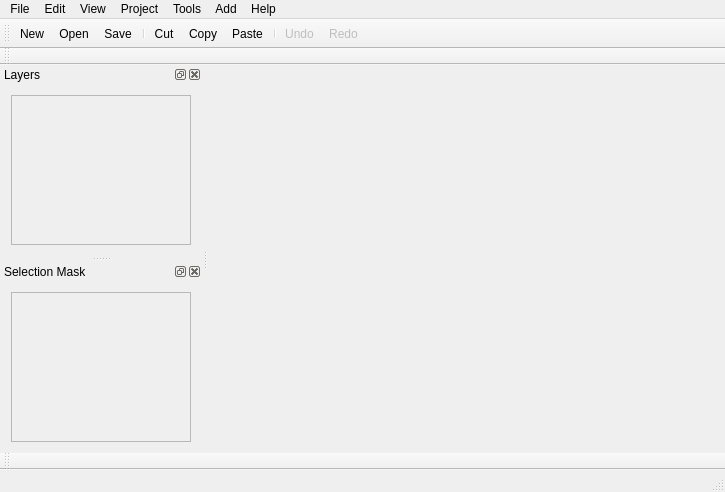
<?xml version="1.0" encoding="UTF-8"?>
<ui version="4.0">
 <class>MainWindowClass</class>
 <widget class="QMainWindow" name="MainWindowClass">
  <property name="geometry">
   <rect>
    <x>0</x>
    <y>0</y>
    <width>725</width>
    <height>492</height>
   </rect>
  </property>
  <property name="dockNestingEnabled">
   <bool>true</bool>
  </property>
  <property name="dockOptions">
   <set>QMainWindow::AllowNestedDocks|QMainWindow::AllowTabbedDocks|QMainWindow::AnimatedDocks|QMainWindow::VerticalTabs</set>
  </property>
  <widget class="QWidget" name="centralWidget"/>
  <widget class="QMenuBar" name="menuBar">
   <property name="geometry">
    <rect>
     <x>0</x>
     <y>0</y>
     <width>725</width>
     <height>25</height>
    </rect>
   </property>
   <widget class="QMenu" name="menuFile">
    <property name="title">
     <string>File</string>
    </property>
    <addaction name="actionNew"/>
    <addaction name="actionOpen"/>
    <addaction name="actionSave"/>
    <addaction name="actionSave_as"/>
    <addaction name="actionClose"/>
    <addaction name="separator"/>
    <addaction name="actionLoad_Library"/>
    <addaction name="actionSave_Library"/>
    <addaction name="actionConvert_Library"/>
    <addaction name="separator"/>
    <addaction name="actionGenerate_CAM_Files"/>
    <addaction name="actionGenerate_Report_File"/>
    <addaction name="separator"/>
    <addaction name="actionOpen_Footprint_Editor"/>
    <addaction name="separator"/>
    <addaction name="actionE_xit"/>
   </widget>
   <widget class="QMenu" name="menuEdit">
    <property name="title">
     <string>Edit</string>
    </property>
    <addaction name="action_Undo"/>
    <addaction name="action_Redo"/>
    <addaction name="separator"/>
    <addaction name="actionCut"/>
    <addaction name="actionCopy"/>
    <addaction name="actionPaste"/>
    <addaction name="separator"/>
    <addaction name="actionSave_Group_to_File"/>
    <addaction name="actionPaste_Group_from_File"/>
   </widget>
   <widget class="QMenu" name="menuView">
    <property name="title">
     <string>View</string>
    </property>
    <addaction name="actionShow_all"/>
    <addaction name="actionShow_board_outline"/>
    <addaction name="actionShow_part"/>
    <addaction name="separator"/>
    <addaction name="actionLayers"/>
    <addaction name="separator"/>
    <addaction name="actionShow_Log"/>
   </widget>
   <widget class="QMenu" name="menuProject">
    <property name="title">
     <string>Project</string>
    </property>
    <addaction name="actionOptions"/>
    <addaction name="actionParts"/>
    <addaction name="actionNets"/>
   </widget>
   <widget class="QMenu" name="menuTools">
    <property name="title">
     <string>Tools</string>
    </property>
    <addaction name="actionMove_Origin"/>
    <addaction name="separator"/>
    <addaction name="actionFootprint_Wizard"/>
    <addaction name="actionFootprint_Editor"/>
    <addaction name="separator"/>
    <addaction name="actionCheck_parts_and_nets"/>
    <addaction name="actionCheck_connectivity"/>
    <addaction name="actionCheck_traces"/>
    <addaction name="actionCheck_copper_areas"/>
    <addaction name="separator"/>
    <addaction name="actionDesign_Rule_Check"/>
    <addaction name="actionRepeat_DRC"/>
    <addaction name="actionClear_DRC_errors"/>
    <addaction name="separator"/>
   </widget>
   <widget class="QMenu" name="menuAdd">
    <property name="title">
     <string>Add</string>
    </property>
    <addaction name="actionBoard_outline"/>
    <addaction name="actionPart"/>
    <addaction name="actionNet"/>
    <addaction name="actionCopper_area"/>
    <addaction name="actionText"/>
    <addaction name="actionSolder_mask_cutout"/>
   </widget>
   <widget class="QMenu" name="menuHelp">
    <property name="title">
     <string>Help</string>
    </property>
    <addaction name="actionUser_Guide"/>
    <addaction name="separator"/>
    <addaction name="actionKeyboard_shortcuts"/>
    <addaction name="actionAbout"/>
   </widget>
   <addaction name="menuFile"/>
   <addaction name="menuEdit"/>
   <addaction name="menuView"/>
   <addaction name="menuProject"/>
   <addaction name="menuTools"/>
   <addaction name="menuAdd"/>
   <addaction name="menuHelp"/>
  </widget>
  <widget class="QToolBar" name="mainToolBar">
   <property name="sizePolicy">
    <sizepolicy hsizetype="Preferred" vsizetype="Fixed">
     <horstretch>0</horstretch>
     <verstretch>0</verstretch>
    </sizepolicy>
   </property>
   <property name="minimumSize">
    <size>
     <width>0</width>
     <height>0</height>
    </size>
   </property>
   <property name="baseSize">
    <size>
     <width>0</width>
     <height>0</height>
    </size>
   </property>
   <property name="windowTitle">
    <string>Standard</string>
   </property>
   <property name="iconSize">
    <size>
     <width>22</width>
     <height>22</height>
    </size>
   </property>
   <property name="toolButtonStyle">
    <enum>Qt::ToolButtonIconOnly</enum>
   </property>
   <property name="floatable">
    <bool>true</bool>
   </property>
   <attribute name="toolBarArea">
    <enum>TopToolBarArea</enum>
   </attribute>
   <attribute name="toolBarBreak">
    <bool>false</bool>
   </attribute>
   <addaction name="actionNew"/>
   <addaction name="actionOpen"/>
   <addaction name="actionSave"/>
   <addaction name="separator"/>
   <addaction name="actionCut"/>
   <addaction name="actionCopy"/>
   <addaction name="actionPaste"/>
   <addaction name="separator"/>
   <addaction name="action_Undo"/>
   <addaction name="action_Redo"/>
  </widget>
  <widget class="QStatusBar" name="statusbar">
   <property name="sizeGripEnabled">
    <bool>true</bool>
   </property>
  </widget>
  <widget class="QToolBar" name="gridToolbar">
   <property name="windowTitle">
    <string>Grid Controls</string>
   </property>
   <property name="allowedAreas">
    <set>Qt::BottomToolBarArea|Qt::TopToolBarArea</set>
   </property>
   <property name="floatable">
    <bool>false</bool>
   </property>
   <attribute name="toolBarArea">
    <enum>TopToolBarArea</enum>
   </attribute>
   <attribute name="toolBarBreak">
    <bool>true</bool>
   </attribute>
  </widget>
  <widget class="QToolBar" name="actionToolbar">
   <property name="windowTitle">
    <string>Actions</string>
   </property>
   <attribute name="toolBarArea">
    <enum>BottomToolBarArea</enum>
   </attribute>
   <attribute name="toolBarBreak">
    <bool>false</bool>
   </attribute>
  </widget>
  <widget class="QDockWidget" name="layerDock">
   <property name="sizePolicy">
    <sizepolicy hsizetype="Preferred" vsizetype="Preferred">
     <horstretch>0</horstretch>
     <verstretch>0</verstretch>
    </sizepolicy>
   </property>
   <property name="minimumSize">
    <size>
     <width>198</width>
     <height>127</height>
    </size>
   </property>
   <property name="allowedAreas">
    <set>Qt::LeftDockWidgetArea|Qt::RightDockWidgetArea</set>
   </property>
   <property name="windowTitle">
    <string>Layers</string>
   </property>
   <attribute name="dockWidgetArea">
    <number>1</number>
   </attribute>
   <widget class="QWidget" name="dockWidgetContents_2">
    <property name="sizePolicy">
     <sizepolicy hsizetype="Preferred" vsizetype="Preferred">
      <horstretch>0</horstretch>
      <verstretch>0</verstretch>
     </sizepolicy>
    </property>
    <layout class="QVBoxLayout" name="verticalLayout">
     <item>
      <widget class="QScrollArea" name="layerScrollArea">
       <property name="sizePolicy">
        <sizepolicy hsizetype="Preferred" vsizetype="Preferred">
         <horstretch>0</horstretch>
         <verstretch>0</verstretch>
        </sizepolicy>
       </property>
       <property name="minimumSize">
        <size>
         <width>180</width>
         <height>0</height>
        </size>
       </property>
       <property name="widgetResizable">
        <bool>true</bool>
       </property>
       <property name="alignment">
        <set>Qt::AlignLeading|Qt::AlignLeft|Qt::AlignTop</set>
       </property>
       <widget class="QWidget" name="scrollAreaWidgetContents">
        <property name="geometry">
         <rect>
          <x>0</x>
          <y>0</y>
          <width>178</width>
          <height>151</height>
         </rect>
        </property>
       </widget>
      </widget>
     </item>
    </layout>
   </widget>
  </widget>
  <widget class="QDockWidget" name="selMaskDock">
   <property name="sizePolicy">
    <sizepolicy hsizetype="Preferred" vsizetype="Expanding">
     <horstretch>0</horstretch>
     <verstretch>0</verstretch>
    </sizepolicy>
   </property>
   <property name="minimumSize">
    <size>
     <width>168</width>
     <height>127</height>
    </size>
   </property>
   <property name="floating">
    <bool>false</bool>
   </property>
   <property name="features">
    <set>QDockWidget::AllDockWidgetFeatures</set>
   </property>
   <property name="allowedAreas">
    <set>Qt::LeftDockWidgetArea|Qt::RightDockWidgetArea</set>
   </property>
   <property name="windowTitle">
    <string>Selection Mask</string>
   </property>
   <attribute name="dockWidgetArea">
    <number>1</number>
   </attribute>
   <widget class="QWidget" name="dockWidgetContents">
    <property name="sizePolicy">
     <sizepolicy hsizetype="Preferred" vsizetype="Preferred">
      <horstretch>0</horstretch>
      <verstretch>0</verstretch>
     </sizepolicy>
    </property>
    <layout class="QVBoxLayout" name="verticalLayout_2">
     <item>
      <widget class="QScrollArea" name="selMaskScrollArea">
       <property name="sizePolicy">
        <sizepolicy hsizetype="Preferred" vsizetype="Preferred">
         <horstretch>0</horstretch>
         <verstretch>0</verstretch>
        </sizepolicy>
       </property>
       <property name="minimumSize">
        <size>
         <width>150</width>
         <height>0</height>
        </size>
       </property>
       <property name="widgetResizable">
        <bool>true</bool>
       </property>
       <property name="alignment">
        <set>Qt::AlignLeading|Qt::AlignLeft|Qt::AlignTop</set>
       </property>
       <widget class="QWidget" name="scrollAreaWidgetContents_2">
        <property name="geometry">
         <rect>
          <x>0</x>
          <y>0</y>
          <width>178</width>
          <height>139</height>
         </rect>
        </property>
       </widget>
      </widget>
     </item>
    </layout>
   </widget>
  </widget>
  <action name="actionNew">
   <property name="icon">
    <iconset resource="qtfreepcb.qrc">
     <normaloff>:/Resources/tango-icons/22x22/actions/document-new.png</normaloff>:/Resources/tango-icons/22x22/actions/document-new.png</iconset>
   </property>
   <property name="text">
    <string>&amp;New</string>
   </property>
  </action>
  <action name="actionOpen">
   <property name="icon">
    <iconset resource="qtfreepcb.qrc">
     <normaloff>:/Resources/tango-icons/22x22/actions/document-open.png</normaloff>:/Resources/tango-icons/22x22/actions/document-open.png</iconset>
   </property>
   <property name="text">
    <string>&amp;Open...</string>
   </property>
  </action>
  <action name="actionSave">
   <property name="icon">
    <iconset resource="qtfreepcb.qrc">
     <normaloff>:/Resources/tango-icons/22x22/actions/document-save.png</normaloff>:/Resources/tango-icons/22x22/actions/document-save.png</iconset>
   </property>
   <property name="text">
    <string>&amp;Save</string>
   </property>
  </action>
  <action name="actionSave_as">
   <property name="icon">
    <iconset resource="qtfreepcb.qrc">
     <normaloff>:/Resources/tango-icons/22x22/actions/document-save-as.png</normaloff>:/Resources/tango-icons/22x22/actions/document-save-as.png</iconset>
   </property>
   <property name="text">
    <string>Save &amp;As...</string>
   </property>
  </action>
  <action name="actionClose">
   <property name="text">
    <string>Close</string>
   </property>
  </action>
  <action name="actionLoad_Library">
   <property name="text">
    <string>Load Library...</string>
   </property>
  </action>
  <action name="actionSave_Library">
   <property name="text">
    <string>Save Library...</string>
   </property>
  </action>
  <action name="actionConvert_Library">
   <property name="text">
    <string>Convert Library...</string>
   </property>
  </action>
  <action name="actionGenerate_CAM_Files">
   <property name="text">
    <string>Generate CAM files...</string>
   </property>
  </action>
  <action name="actionGenerate_Report_File">
   <property name="text">
    <string>Generate report file...</string>
   </property>
  </action>
  <action name="actionOpen_Footprint_Editor">
   <property name="text">
    <string>Open Footprint Editor...</string>
   </property>
  </action>
  <action name="actionE_xit">
   <property name="text">
    <string>E&amp;xit</string>
   </property>
  </action>
  <action name="action_Undo">
   <property name="enabled">
    <bool>false</bool>
   </property>
   <property name="icon">
    <iconset resource="qtfreepcb.qrc">
     <normaloff>:/Resources/tango-icons/22x22/actions/edit-undo.png</normaloff>:/Resources/tango-icons/22x22/actions/edit-undo.png</iconset>
   </property>
   <property name="text">
    <string>&amp;Undo</string>
   </property>
   <property name="shortcut">
    <string>Ctrl+Z</string>
   </property>
  </action>
  <action name="action_Redo">
   <property name="enabled">
    <bool>false</bool>
   </property>
   <property name="icon">
    <iconset resource="qtfreepcb.qrc">
     <normaloff>:/Resources/tango-icons/22x22/actions/edit-redo.png</normaloff>:/Resources/tango-icons/22x22/actions/edit-redo.png</iconset>
   </property>
   <property name="text">
    <string>&amp;Redo</string>
   </property>
   <property name="shortcut">
    <string>Ctrl+R</string>
   </property>
  </action>
  <action name="actionCut">
   <property name="icon">
    <iconset resource="qtfreepcb.qrc">
     <normaloff>:/Resources/tango-icons/22x22/actions/edit-cut.png</normaloff>:/Resources/tango-icons/22x22/actions/edit-cut.png</iconset>
   </property>
   <property name="text">
    <string>Cut</string>
   </property>
  </action>
  <action name="actionCopy">
   <property name="icon">
    <iconset resource="qtfreepcb.qrc">
     <normaloff>:/Resources/tango-icons/22x22/actions/edit-copy.png</normaloff>:/Resources/tango-icons/22x22/actions/edit-copy.png</iconset>
   </property>
   <property name="text">
    <string>Copy</string>
   </property>
  </action>
  <action name="actionPaste">
   <property name="icon">
    <iconset resource="qtfreepcb.qrc">
     <normaloff>:/Resources/tango-icons/22x22/actions/edit-paste.png</normaloff>:/Resources/tango-icons/22x22/actions/edit-paste.png</iconset>
   </property>
   <property name="text">
    <string>Paste</string>
   </property>
  </action>
  <action name="actionSave_Group_to_File">
   <property name="text">
    <string>Save Group to File...</string>
   </property>
  </action>
  <action name="actionPaste_Group_from_File">
   <property name="text">
    <string>Paste Group from File...</string>
   </property>
  </action>
  <action name="actionShow_board_outline">
   <property name="text">
    <string>Show board outline</string>
   </property>
  </action>
  <action name="actionShow_part">
   <property name="text">
    <string>Show part...</string>
   </property>
  </action>
  <action name="actionShow_all">
   <property name="text">
    <string>Show all</string>
   </property>
  </action>
  <action name="actionLayers">
   <property name="text">
    <string>Layers...</string>
   </property>
  </action>
  <action name="actionShow_Log">
   <property name="text">
    <string>Show Log...</string>
   </property>
  </action>
  <action name="actionOptions">
   <property name="icon">
    <iconset>
     <normaloff>:/QtFreePCB/Resources/tango-icons/22x22/actions/document-properties.png</normaloff>:/QtFreePCB/Resources/tango-icons/22x22/actions/document-properties.png</iconset>
   </property>
   <property name="text">
    <string>Options...</string>
   </property>
  </action>
  <action name="actionParts">
   <property name="text">
    <string>Parts...</string>
   </property>
  </action>
  <action name="actionNets">
   <property name="text">
    <string>Nets...</string>
   </property>
  </action>
  <action name="actionCombine_Nets">
   <property name="text">
    <string>Combine Nets...</string>
   </property>
  </action>
  <action name="actionMove_Origin">
   <property name="text">
    <string>Move origin</string>
   </property>
  </action>
  <action name="actionFootprint_Wizard">
   <property name="text">
    <string>Footprint Wizard</string>
   </property>
  </action>
  <action name="actionFootprint_Editor">
   <property name="text">
    <string>Footprint Editor...</string>
   </property>
  </action>
  <action name="actionCheck_parts_and_nets">
   <property name="text">
    <string>Check parts and nets</string>
   </property>
  </action>
  <action name="actionCheck_connectivity">
   <property name="text">
    <string>Check connectivity</string>
   </property>
  </action>
  <action name="actionCheck_traces">
   <property name="text">
    <string>Check traces</string>
   </property>
  </action>
  <action name="actionCheck_copper_areas">
   <property name="text">
    <string>Check copper areas</string>
   </property>
  </action>
  <action name="actionDesign_Rule_Check">
   <property name="text">
    <string>Design Rule Check...</string>
   </property>
  </action>
  <action name="actionRepeat_DRC">
   <property name="text">
    <string>Repeat DRC</string>
   </property>
  </action>
  <action name="actionClear_DRC_errors">
   <property name="text">
    <string>Clear DRC errors</string>
   </property>
  </action>
  <action name="actionBoard_outline">
   <property name="text">
    <string>Board outline</string>
   </property>
  </action>
  <action name="actionPart">
   <property name="text">
    <string>Part</string>
   </property>
  </action>
  <action name="actionNet">
   <property name="text">
    <string>Net</string>
   </property>
  </action>
  <action name="actionCopper_area">
   <property name="text">
    <string>Copper area</string>
   </property>
  </action>
  <action name="actionText">
   <property name="text">
    <string>Text</string>
   </property>
  </action>
  <action name="actionSolder_mask_cutout">
   <property name="text">
    <string>Solder mask cutout</string>
   </property>
  </action>
  <action name="actionUser_Guide">
   <property name="text">
    <string>User Guide...</string>
   </property>
  </action>
  <action name="actionKeyboard_shortcuts">
   <property name="text">
    <string>Keyboard shortcuts</string>
   </property>
  </action>
  <action name="actionAbout">
   <property name="text">
    <string>About...</string>
   </property>
  </action>
  <zorder>layerDock</zorder>
  <zorder>selMaskDock</zorder>
 </widget>
 <layoutdefault spacing="6" margin="11"/>
 <resources>
  <include location="qtfreepcb.qrc"/>
 </resources>
 <connections/>
</ui>
